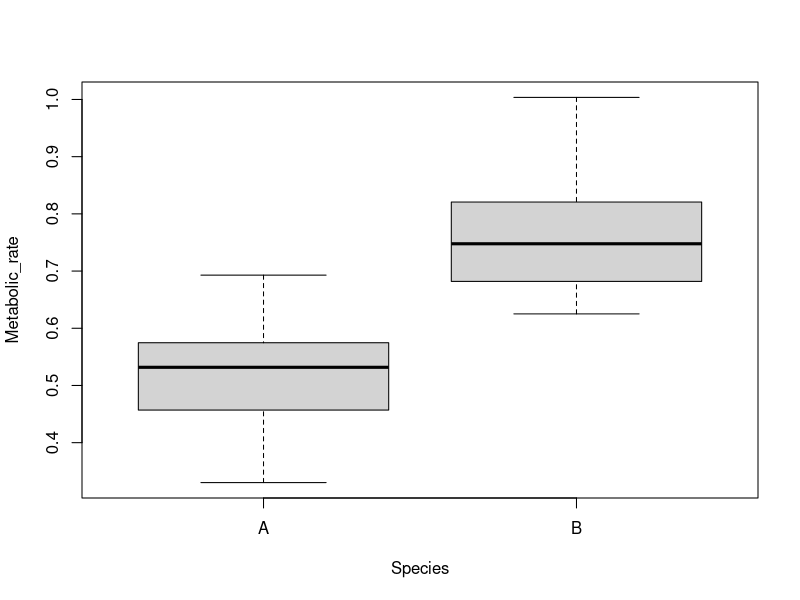
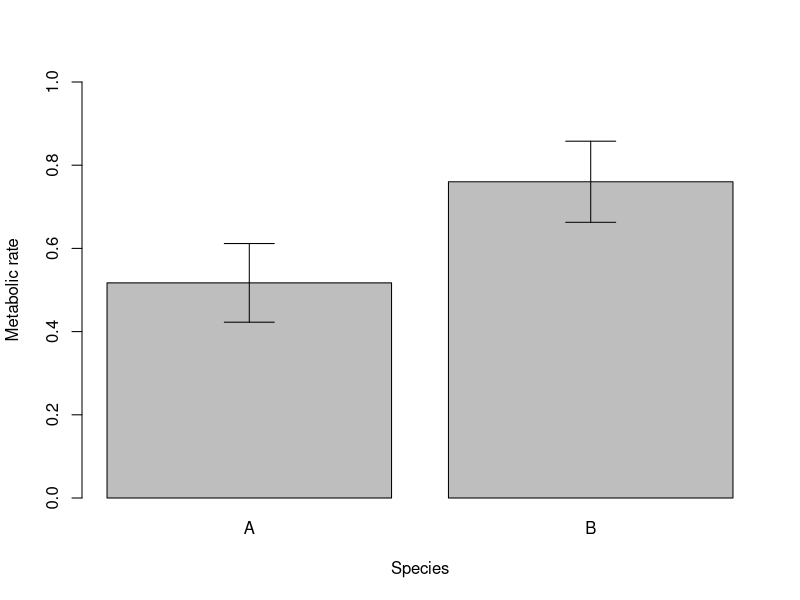
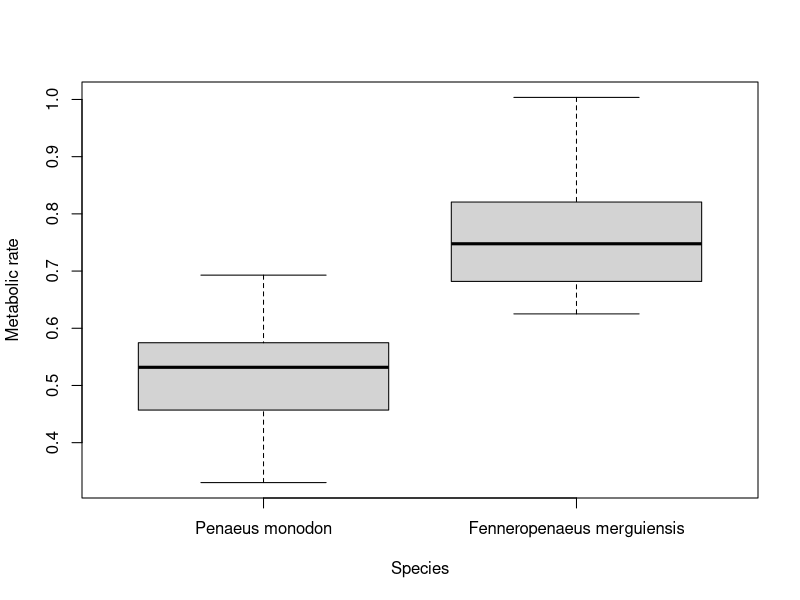
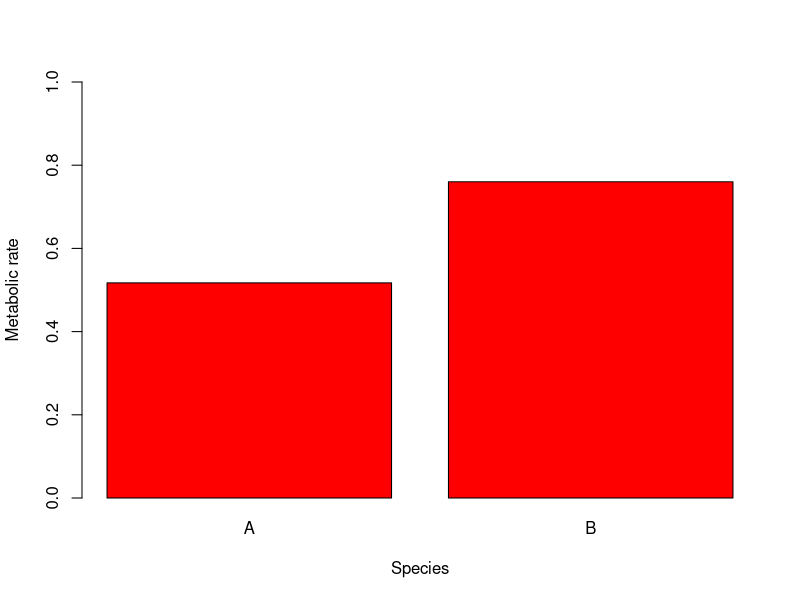

The R source for these figures, in order:
## ---- chunk 1
Prawns <- read.csv(file = "Prawns_MR.csv")
## ---- chunk 2
boxplot(Metabolic_rate ~ Species, data = Prawns)
## ---- chunk 3
library(dplyr)

Species.summary <- Prawns %>% # the names of the new data frame and the data frame to be summarised
  group_by(Species) %>%   # the grouping variable
  summarise(mean = mean(Metabolic_rate),  # calculates the mean
            sd = sd(Metabolic_rate), # calculates the standard deviation
            lower = mean(Metabolic_rate) - sd(Metabolic_rate),
            upper = mean(Metabolic_rate) + sd(Metabolic_rate))

## ---- chunk 4
Prawn.plot <- barplot(Species.summary$mean, names.arg = Species.summary$Species,
                      ylab="Metabolic rate", xlab = "Species",ylim=c(0,1))

arrows(Prawn.plot, Species.summary$lower, Prawn.plot, Species.summary$upper, angle=90, code=3)

## ---- chunk 5
boxplot(Metabolic_rate~Species, data = Prawns, xlab = 'Species', ylab = 'Metabolic rate',
        names = c("Penaeus monodon","Fenneropenaeus merguiensis"))
## ---- chunk 6
barplot(Species.summary$mean, names.arg = Species.summary$Species,
        ylab="Metabolic rate", xlab = "Species",ylim=c(0,1),col='red')
## ---- chunk 7
date()
